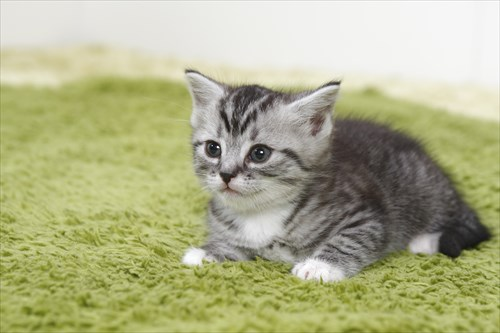
%> input picture image/little_cat.jpg, 500 x 333 px
$ octave kadai02.m   (GNU Octave 9; MATLAB toolbox functions it lacks are replaced by stand-ins)
%> lines starting %> are read from the running program, lines starting %| are printed output that depends on the picture; in (x1, y1, x2, y2) boxes, pixels count from 0 and x2, y2 are one past the last pixel; in counts of white or black regions, pixels touching at a corner belong together; the program's own positions count from 1
% 課題２　階調数と疑似輪郭
% ２階調，４階調，８階調の画像を生成せよ．


clear; % 変数のオールクリア


ORG=imread('little_cat.jpg'); % ＯＲＧに原画像の入力
%> ORG is the input picture: size 333x500x3 uint8; mean R, G, B 175.2, 176.7, 137
ORG = rgb2gray(ORG); colormap(gray); colorbar;%白黒にしている
%> after `ORG = rgb2gray(ORG)`:
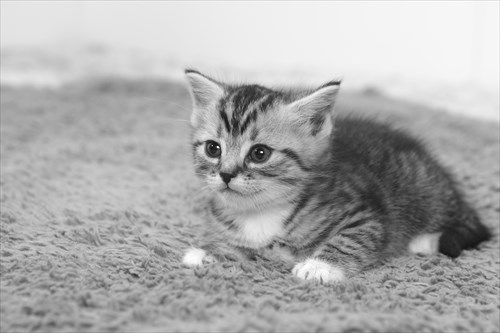
%> ORG: size 333x500 uint8; min 13, max 255, mean 171.7
imagesc(ORG); axis image; % 画像の表示
pause; % 一時停止

% ２階調画像の生成
IMG = ORG>128;%0~255までの明るさの半分の値である128で区切る。128より大きければ1、以下なら0
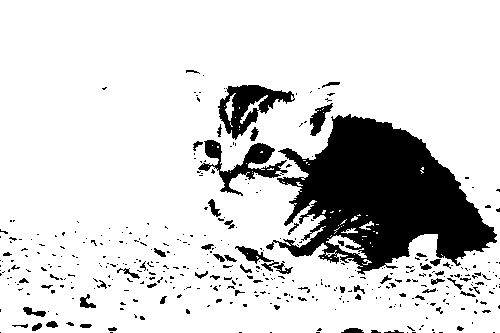
%> IMG: size 333x500 logical; 83.3% white; 411 black regions (346 under 20 px), largest, box (x1, y1, x2, y2) and area: (266, 114, 497, 275) 19693, (218, 85, 295, 140) 1803, (198, 140, 288, 196) 1540
imagesc(IMG); colormap(gray); colorbar;  axis image;
pause;

% ４階調画像の生成
IMG0 = ORG>64;
%> IMG0: size 333x500 logical; 96.4% white; 155 black regions (127 under 20 px), largest, box (x1, y1, x2, y2) and area: (434, 195, 491, 259) 1570, (331, 137, 407, 197) 1273, (349, 179, 390, 217) 678
IMG1 = ORG>128;
IMG2 = ORG>192;
%> IMG2: size 333x500 logical; 30.7% white; 243 white regions (218 under 20 px), largest, box (x1, y1, x2, y2) and area: (0, 0, 500, 141) 45242, (84, 165, 160, 215) 1358, (241, 211, 287, 247) 917
IMG = IMG0 + IMG1 + IMG2;
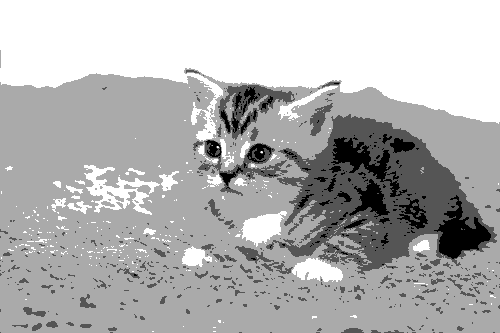
%> IMG: size 333x500 double; min 0, max 3, mean 2.1; drawn with min black and max white
imagesc(IMG); colormap(gray); colorbar;  axis image;
pause;

% ８階調画像の生成
IMG0 = ORG>32;
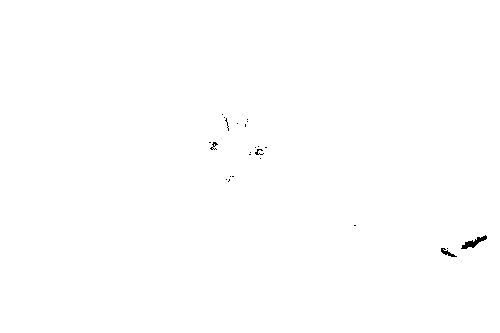
%> IMG0: size 333x500 logical; 99.8% white; 24 black regions (20 under 20 px), largest, box (x1, y1, x2, y2) and area: (461, 235, 487, 249) 136, (441, 248, 457, 257) 56, (210, 142, 218, 150) 26, (255, 149, 264, 155) 24
IMG1 = ORG>64;
IMG2 = ORG>96;
%> IMG2: size 333x500 logical; 89.5% white; 152 black regions (131 under 20 px), largest, box (x1, y1, x2, y2) and area: (280, 119, 494, 265) 14411, (228, 85, 265, 137) 713, (220, 144, 274, 191) 622
IMG3 = ORG>128;
IMG4 = ORG>160;
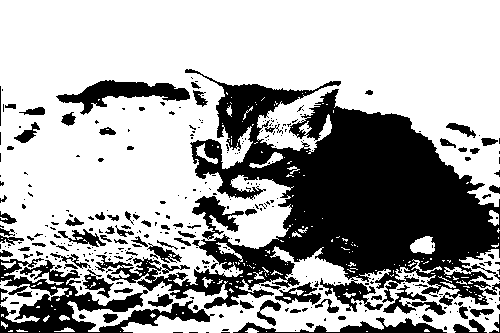
%> IMG4: size 333x500 logical; 65.7% white; 347 black regions (260 under 20 px), largest, box (x1, y1, x2, y2) and area: (95, 69, 500, 312) 39565, (0, 258, 215, 333) 5305, (56, 80, 190, 115) 1885
IMG5 = ORG>192;
IMG6 = ORG>224;
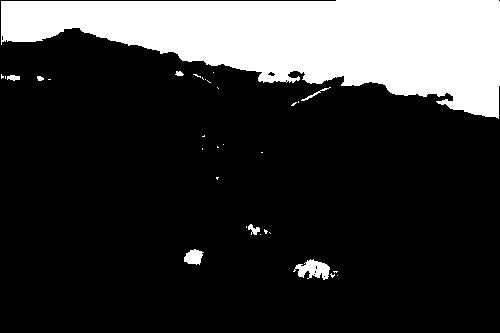
%> IMG6: size 333x500 logical; 21.2% white; 32 white regions (24 under 20 px), largest, box (x1, y1, x2, y2) and area: (1, 0, 500, 119) 34343, (293, 259, 330, 280) 445, (184, 249, 204, 265) 220
IMG = IMG0 + IMG1 + IMG2 + IMG3 + IMG4 + IMG5 + IMG6;
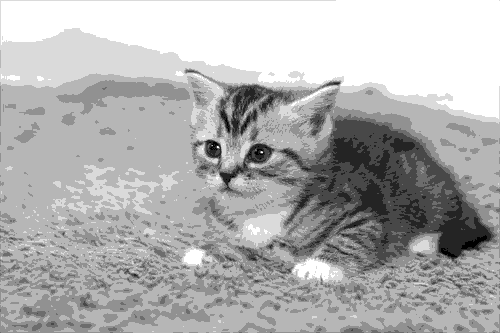
%> IMG: size 333x500 double; min 0, max 7, mean 4.87; drawn with min black and max white
imagesc(IMG); colormap(gray); colorbar;  axis image;
pause;
